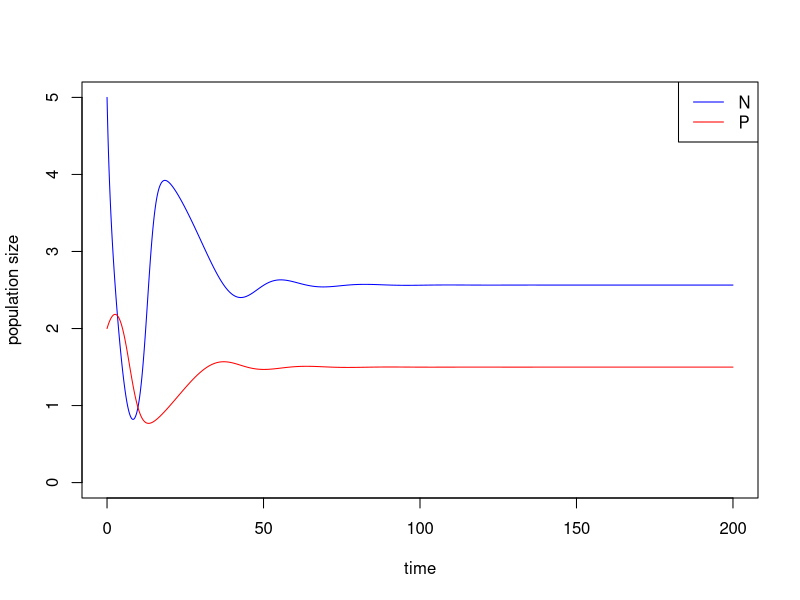
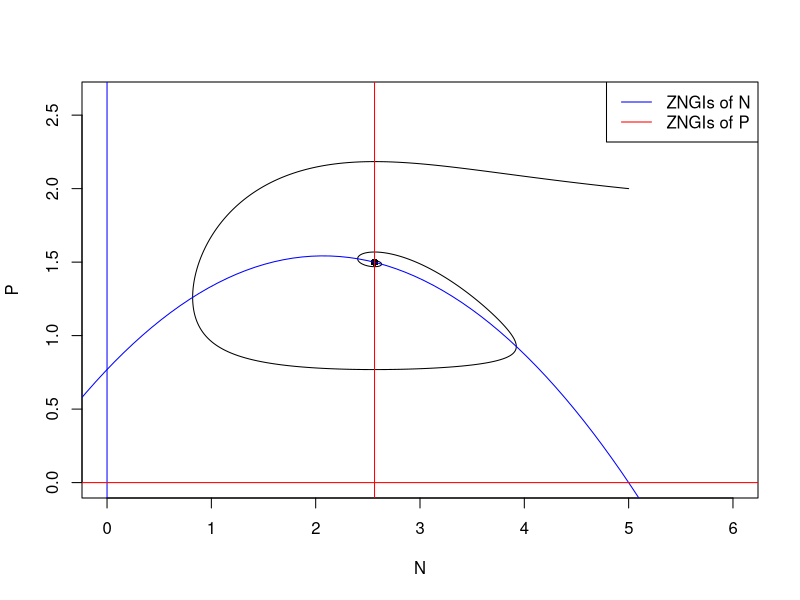
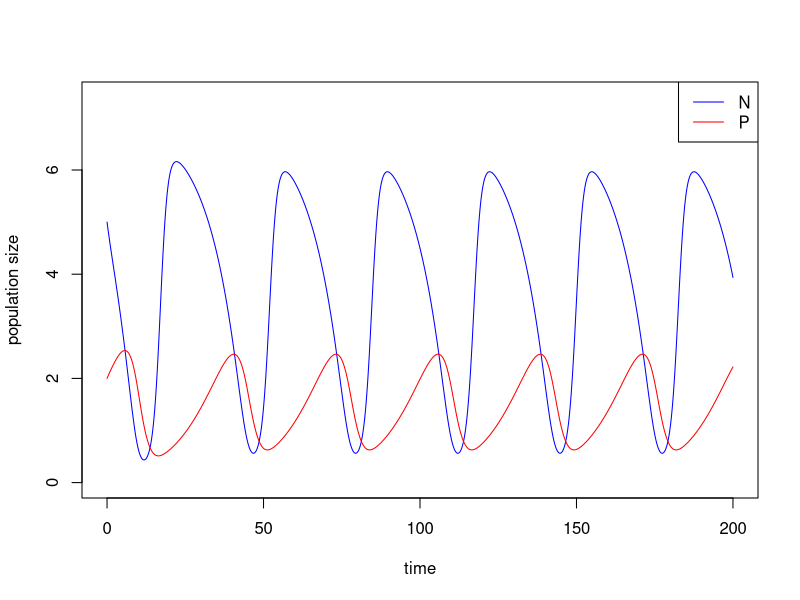
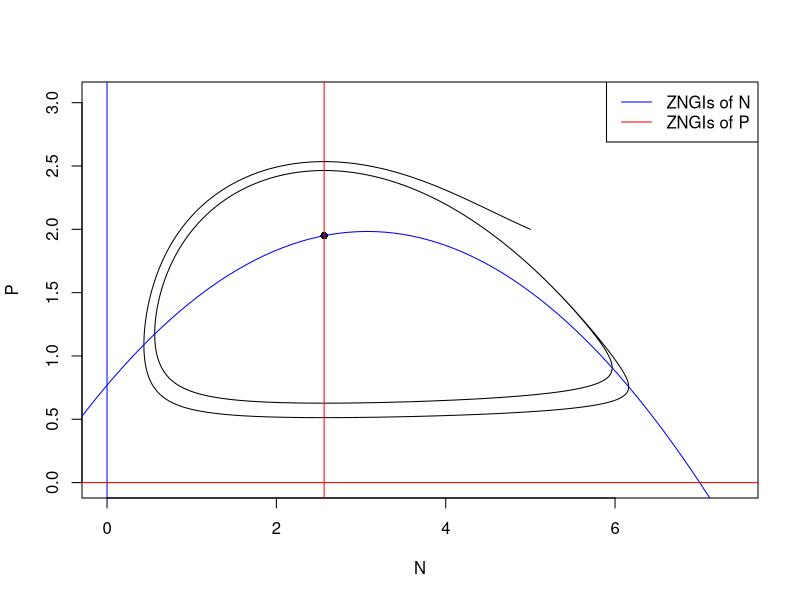
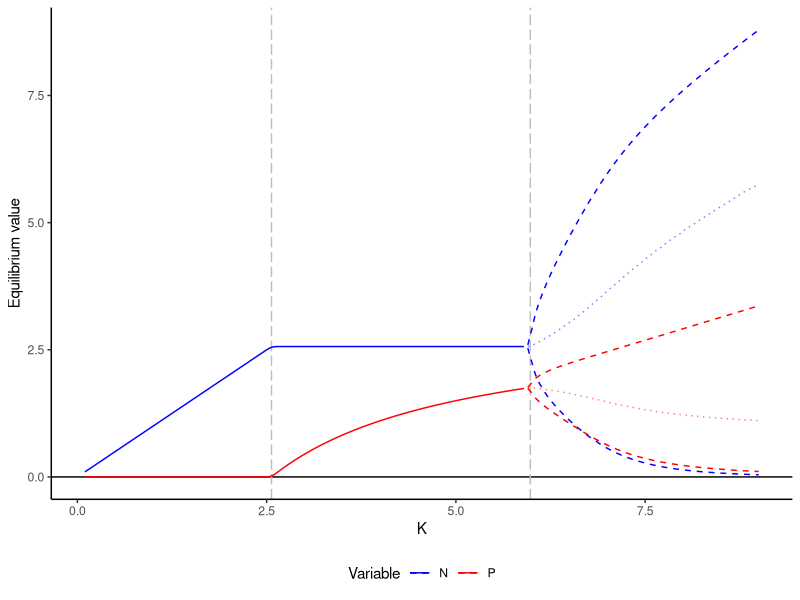

R code for these plots, in order:
## ---- chunk 1
library(deSolve)

### Model specification
RM_predation_model <- function(times, state, parms) {
  with(as.list(c(state, parms)), {
    dN_dt = r*N*(1-(N/K))-(a*N/(1+a*h*N))*P
    dP_dt = e*(a*N/(1+a*h*N))*P-d*P
    return(list(c(dN_dt, dP_dt)))  
  })
}

### Model parameters
times <- seq(0, 200, by = 0.01)  
state <- c(N = 5, P = 2)  
parms <- c(r = 1.0, K = 5.0, a = 1.3, h = 0.9, e = 0.6, d = 0.5) 

### Model application
pop_size <- ode(func = RM_predation_model, times = times, y = state, parms = parms)

### equilibrium
E_np <- with(as.list(parms), 
             c(N = d/(a*(e-d*h)),
               P = r/a*(1-d/(a*(e-d*h))/K)*(1+a*h*d/(a*(e-d*h)))))


### Visualize the population dynamics
# population trajectories
plot(c(0, max(times)), c(0, max(pop_size[, c("N", "P")])), type = "n", xlab = "time", ylab = "population size")
lines(N ~ time, data = pop_size, col = "blue") # dynamics of N
lines(P ~ time, data = pop_size, col = "red") # dynamics of P
legend("topright", legend = c("N", "P"), col = c("blue", "red"), lty = 1)

# state-space diagram
max_P <- max(pop_size[ ,"P"])
max_N <- max(pop_size[ ,"N"])
plot(P ~ N, data = pop_size, type = "l", xlim = c(0, max_N*1.2), ylim = c(0, max_P*1.2))
points(E_np["P"] ~ E_np["N"], pch = 16) # equilibrium 
with(as.list(parms), {
  # ZNGIs of N
  abline(v = 0, col = "blue")
  curve(r/a*(1-x/K)*(1+a*h*x), from = -2, to = K+2, col = "blue", add = T)
  # ZNGIs of P
  abline(h = 0, col = "red")
  abline(v = d/(a*(e-d*h)), col = "red")
  }) 
legend("topright", legend = c("ZNGIs of N", "ZNGIs of P"), col = c("blue", "red"), lty = 1)
## ---- chunk 2
### Model parameters
times <- seq(0, 200, by = 0.01)  
state <- c(N = 5, P = 2)  
parms <- c(r = 1.0, K = 7.0, a = 1.3, h = 0.9, e = 0.6, d = 0.5) 

### Model application
pop_size <- ode(func = RM_predation_model, times = times, y = state, parms = parms)

### equilibrium
E_np <- with(as.list(parms), 
             c(N = d/(a*(e-d*h)),
               P = r/a*(1-d/(a*(e-d*h))/K)*(1+a*h*d/(a*(e-d*h)))))

## ---- chunk 3
### Visualize the population dynamics
# population trajectories
plot(c(0, max(times)), c(0, max(pop_size[, c("N", "P")])*1.2), type = "n", xlab = "time", ylab = "population size")
lines(N ~ time, data = pop_size, col = "blue") # dynamics of N
lines(P ~ time, data = pop_size, col = "red") # dynamics of P
legend("topright", legend = c("N", "P"), col = c("blue", "red"), lty = 1)

# state-space diagram
max_P <- max(pop_size[ ,"P"])
max_N <- max(pop_size[ ,"N"])
plot(P ~ N, data = pop_size, type = "l", xlim = c(0, max_N*1.2), ylim = c(0, max_P*1.2))
points(E_np["P"] ~ E_np["N"], pch = 16) # equilibrium 
with(as.list(parms), {
  # ZNGIs of N
  abline(v = 0, col = "blue")
  curve(r/a*(1-x/K)*(1+a*h*x), from = -2, to = K+2, col = "blue", add = T)
  # ZNGIs of P
  abline(h = 0, col = "red")
  abline(v = d/(a*(e-d*h)), col = "red")
  }) 
legend("topright", legend = c("ZNGIs of N", "ZNGIs of P"), col = c("blue", "red"), lty = 1)
## ---- chunk 4
library(pracma)
# find time points when local peaks occur
peaks <- findpeaks(pop_size[, "N"])[ ,2]
peaks 
# get period as time between peaks 
periods <- peaks[length(peaks)] - peaks[length(peaks) - 1]
# long-term average of N
avg_N <- mean(pop_size[(length(times) - periods + 1):length(times), "N"])
avg_N
# long-term average of P
avg_P <- mean(pop_size[(length(times) - periods + 1):length(times), "P"])
avg_P
# equilibrium of N and P
E_np
## ---- chunk 5
knitr::include_app("https://genchanghsu0115.shinyapps.io/RM_predation_mod_shinyapp/", height = "700px")
## ---- chunk 6

library(tidyverse)

#### (1) Specify parameters 
times <- seq(0, 1500, by = 1)  
state <- c(N = 1, P = 1)  
parms <- c(r = 1.0, K = 5.0, a = 1.3, h = 0.9, e = 0.6, d = 0.5) 
r = as.numeric(parms["r"])   
K = as.numeric(parms["K"])
a = as.numeric(parms["a"])
h = as.numeric(parms["h"])
e = as.numeric(parms["e"])
d = as.numeric(parms["d"])


#### (2) Create vector for K and saving space
K.vector <- seq(from = 0.1, to = 9.0, by = 0.05)
N.sim <- length(K.vector)
Data <- as.data.frame(matrix(0, 
                             nrow = N.sim * 2, # one for N, one for P
                             ncol = 7))
names(Data) <- c("Variable", "MeanDensity", "MinDensity", "MaxDensity", 
                 "Variation", "K", "Dynamic")


#### (3) Run the simulation for each K within the vector 
for(i in 1:N.sim){
  
  ## Run the simulation with updated K value
  parms["K"] <- K.vector[i]
  Temp <- ode(func = RM_predation_model, times = times, y = state, parms = parms)
  
  ## Only use the last 300 time steps of the simulation 
  Temp <- as.data.frame(Temp[1200:1500, ])
  
  ## If there is no fluctuation, can freely use all final steps
  if(var(Temp$N) < 1e-5){
    Temp.use <- Temp 
    Temp.use$K <- parms["K"]
    Temp.use$Dynamic <- "Stable"
  }  
  
  ## If there is fluctuation, need to get accurate cycle start-end point
  if(var(Temp$N) > 1e-5){
    peaks <- pracma::findpeaks(Temp[, "N"])[ ,2]
    Temp.use <- Temp[(peaks[1] : peaks[length(peaks)]), ]
    Temp.use$K <- parms["K"]
    Temp.use$Dynamic <- "Cycle"
  }
  
  ## Use tidyverse to wriggle data
  Temp.tidy <- 
    Temp.use %>% 
    gather(key = Variable, value = Density, -c(time, K, Dynamic)) %>% 
    group_by(Variable) %>% 
    summarise(MeanDensity = mean(Density),
              MinDensity = min(Density), 
              MaxDensity = max(Density), 
              Variation = var(Density), 
              K = unique(K), 
              Dynamic = unique(Dynamic)) 
  
  ## Save simulation summary into Data
  Data[(i-1)*2 + c(1:2), ] <- Temp.tidy
  
}


#### (4) Plot
Data %>% 
  ggplot(aes(x = K, color = Variable)) + 
  geom_hline(yintercept = 0) + 
  geom_vline(xintercept = d / (a * (e - h * d)), 
             linetype = "longdash", col="grey") + 
  geom_vline(xintercept = (e + d * h) / (a * h * (e - d * h)), 
             linetype = "longdash", col="grey") + 
  geom_line(data = Data[Data$Dynamic == "Stable", ], 
            aes(y = MeanDensity)) +   
  geom_line(data = Data[Data$Dynamic == "Cycle", ], 
            aes(y = MeanDensity), 
            linetype = "dotted", alpha = 0.5) +   
  geom_line(data = Data[Data$Dynamic == "Cycle", ], 
            aes(y = MinDensity), 
            linetype = "dashed") +    
  geom_line(data = Data[Data$Dynamic == "Cycle", ], 
            aes(y = MaxDensity), 
            linetype = "dashed") + 
  labs(x = "K", y = "Equilibrium value") + 
  scale_color_manual(values = c("N" = "blue", "P" = "red")) + 
  theme_classic() + 
  theme(legend.position = "bottom") 
